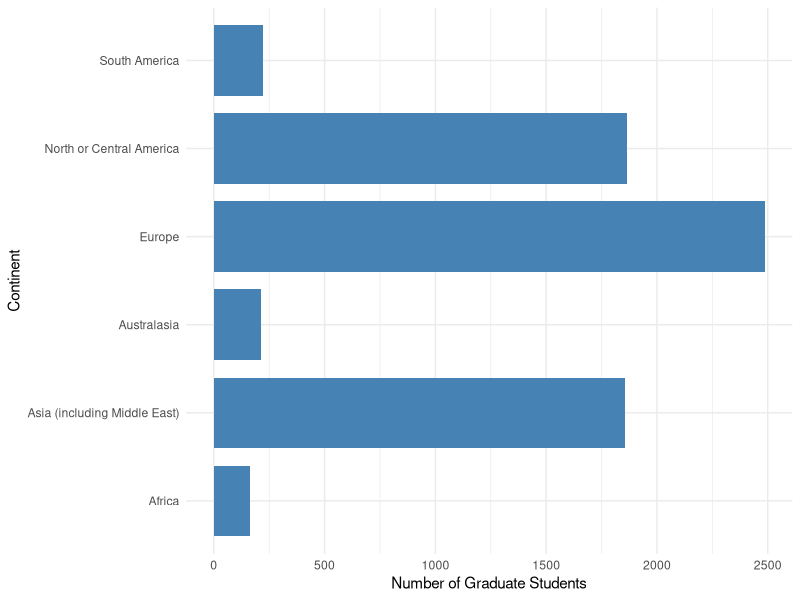

This chart was generated by the following R code: (Note: this script raises an error after producing the figure.)
library(tidyverse)
library(dplyr)
library(ggplot2)
library(stringr)
library(purrr)

#Load in survey_data csv file
survey_data <- read.csv(here::here("data", "survey_data.csv"))
view(survey_data)

#Create images folder
dir.create("images")

view(survey_data)

#Create basic demographics plot, save to images folder
ggplot(survey_data, aes(current_living_location)) +
  geom_bar(width = .8, fill = "steelblue") +
  coord_flip() +
  xlab("Continent") +
  ylab("Number of Graduate Students") +
  theme_minimal() +
  ggsave('basic_demographics1.png', path = here("images"), width = 8, height = 5)
